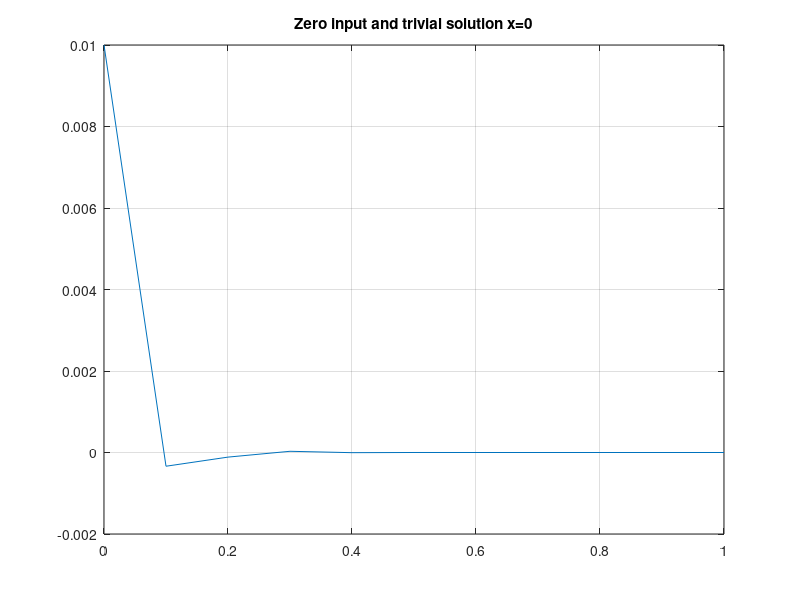
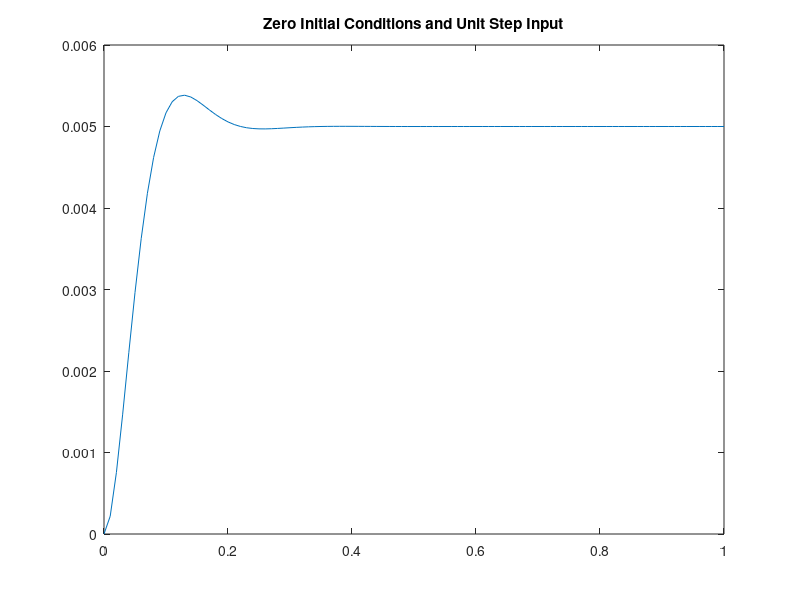

Recreate these plots in MATLAB, in order.
clear all; clc;
%creating matrices A,B,C,D
A = [0 1; -1000 -40];   %-k/J = -1000  -c/J = -40
B = [0; 5]              %Kt/J = 5 
C = [1 0];              %x1=thita -> y=exit=position of head=thita -> y=x1
D =0;

%%%%%%%
%%%A%%%
%%%%%%%

%printing eigenvalues with eig()
eigenvalues = eig(A)

%a homogenous linear system X'=AX has a zero solution
%the stability of this solution is determined by theorems
%on our case if the real parts of the matrix's eigenvalues are 
%negative then our system is asymptotically stable 

%creating our system in order to show it's asymptotically stable
%it's close on zero but with a data cursor we can see it doesn't get to 0
sys = ss(A,B,C,0);      %state space model
t= 0:0.1:1;             %time sample 
u = zeros(size(t));     %u = 0
x0 = [0.01 0];          %initial conditions
[y,t,x] = lsim(sys,u,t,x0); %signal creation
plot(t,y)
grid on
title('Zero input and trivial solution x=0')

%%%%%%%
%%%B%%%
%%%%%%%

T = 0:0.01:1;           %time sample 
U = ones(size(T));      %unit step (since time is  positive it works like a unit step)
sys = ss(A,B,C,0);      %state-space model
[y,T,x] = lsim(sys,U,T);%signal without x0 since we dont have initial conditions
figure(2)
plot(T,y) 
title('Zero Initial Conditions and Unit Step Input')

